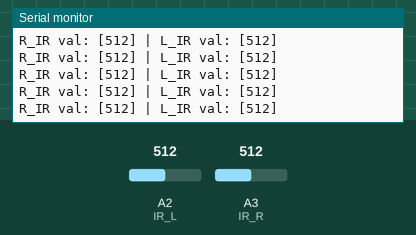
This sketch was run on a simulated Arduino Uno, built with avr-gcc and run on an emulated ATmega328P. On the bench: the last lines printed to the serial monitor. The inputs (shaded band) are chosen by the test bench; at power-on: A2 (IR_L) = 512, A3 (IR_R) = 512.

Above: at 1.2 s.
1.3 s: A2 (IR_L) set to 990
At 1.8 s:
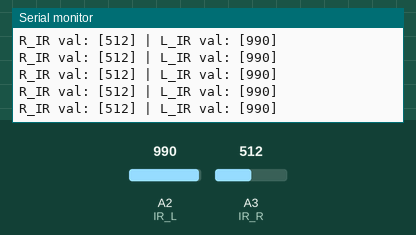
4.3 s: A2 (IR_L) set to 1015
At 5.0 s:
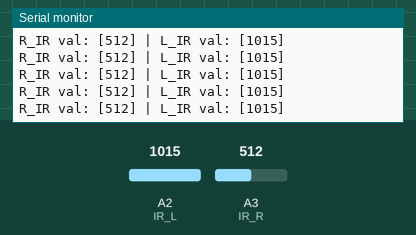
10.3 s: A3 (IR_R) set to 108
At 11.4 s:
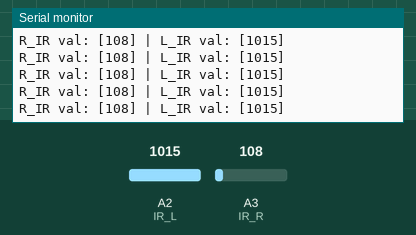
13.3 s: A3 (IR_R) set to 93
At 14.1 s:
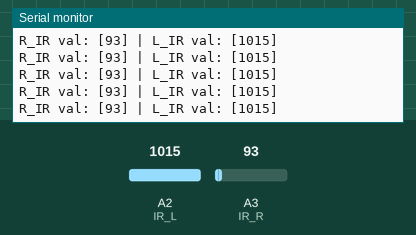
16.3 s: A3 (IR_R) set to 11
At 16.9 s:
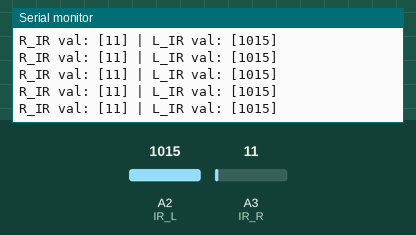
19.3 s: A3 (IR_R) set to 8
At 20.2 s:
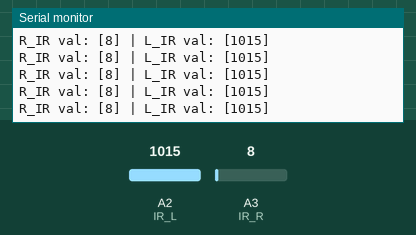
Timing chart, 0 to 22.3 s (numbered marks = the images above; inputs shaded):
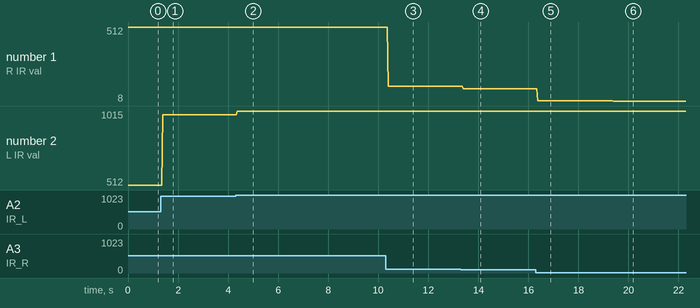

The sketch:

IRTest.ino
```cpp
#include <LiquidCrystal.h>

//IR Sensor pins
const uint8_t IR_L = 16;  // marked as pin A2 on the Arduino
const uint8_t IR_R = 17;  // marked as pin A3 on the Arduino

//IR Sensor threshold values
const uint8_t IRT_L = 100;
const uint8_t IRT_R = 125;


void setup() {
  Serial.begin(9600);
}

void loop() {
  // Read values from the IR sensors
  unsigned int leftIRval = analogRead(IR_L);
  unsigned int rightIRval = analogRead(IR_R);

  // Check if the read values are less than the programmed threshold values
  // This means that not enough of the IR light from the IR LED is being detected by the photodiode, indictating that said sensor is above the black line
  bool rightIRdetect = (rightIRval < IRT_R) ? true : false;
  bool leftIRdetect = (leftIRval < IRT_L) ? true : false;

  Serial.print("R_IR val: ["); Serial.print(rightIRval); Serial.print("] | L_IR val: ["); Serial.print(leftIRval); Serial.println("]");
  // Serial.print("R_IR detect: ["); Serial.print(rightIRdetect); Serial.print("] | L_IR detect: ["); Serial.print(leftIRdetect); Serial.println("]");

}
```

Measured:
- after the input at 1.3 s, the serial monitor: prints a new line after 0.08 s (image 1)
- after the input at 4.3 s, the serial monitor: prints a new line after 0.07 s (image 2)
- after the input at 10.3 s, the serial monitor: prints a new line after 0.10 s (image 3)
- after the input at 13.3 s, the serial monitor: prints a new line after 0.09 s (image 4)
- after the input at 16.3 s, the serial monitor: prints a new line after 0.08 s (image 5)
- after the input at 19.3 s, the serial monitor: prints a new line after 0.10 s (image 6)
- plotted number 1: 512 → 108 after the input at 10.3 s, 108 → 93 after the input at 13.3 s, 93 → 11 after the input at 16.3 s, 11 → 8 after the input at 19.3 s
- plotted number 2: 512 → 990 after the input at 1.3 s, 990 → 1015 after the input at 4.3 s
